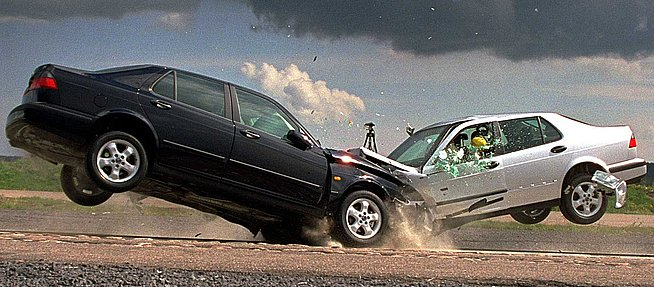
#> input picture preview.jpg, 654 x 287 px
$ python test_red.py
#> lines starting #> are read from the running program, lines starting #| are printed output that depends on the picture
# import usefull libraries
import numpy as np
import cv2

# Set global parameters
RED = 0
GREEN = 1
BLUE = 2


import cv2

import matplotlib.pyplot as plt
img = cv2.imread("preview.jpg")
#> img is the input picture: shape (287, 654, 3); mean B, G, R 101.8, 106.1, 110.2

term =100
for element in img:
    for y in element:
        if(y[GREEN]+term<=255):
            y[GREEN]=y[GREEN]+term
        else:
            y[RED]=255
#> after the loop, y = [59, 173, 92]
plt.imshow(img[...,::-1])

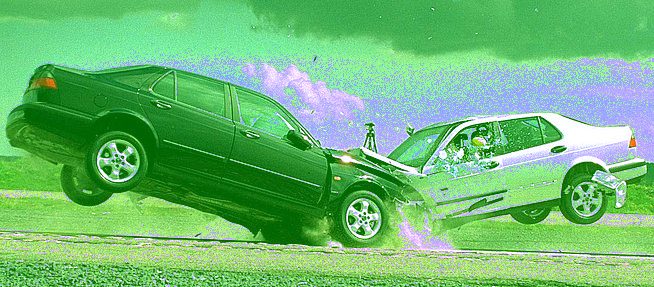
#> shown: shape (287, 654, 3); mean R, G, B 110.2, 187, 116.4
